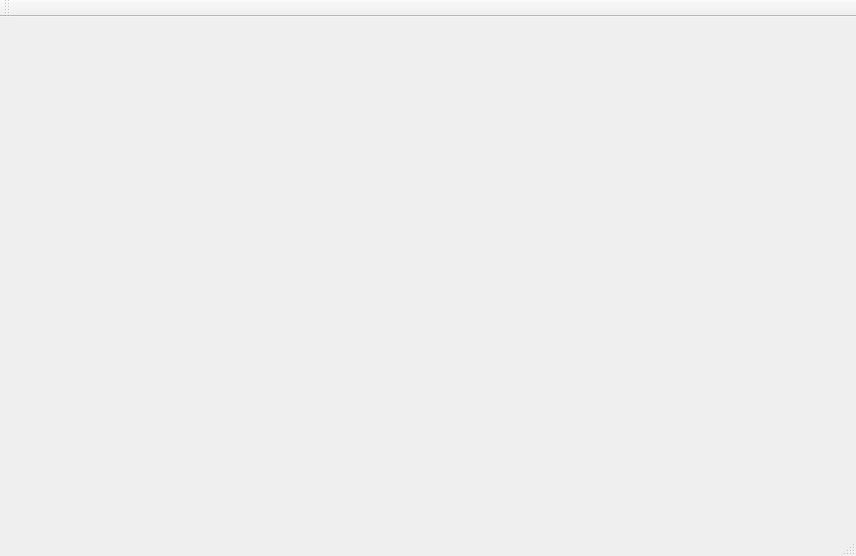
<?xml version="1.0" encoding="UTF-8"?>
<ui version="4.0">
 <class>MainWindow</class>
 <widget class="QMainWindow" name="MainWindow">
  <property name="geometry">
   <rect>
    <x>0</x>
    <y>0</y>
    <width>856</width>
    <height>556</height>
   </rect>
  </property>
  <property name="windowTitle">
   <string>MainWindow</string>
  </property>
  <widget class="QWidget" name="centralWidget">
   <layout class="QVBoxLayout" name="verticalLayout"/>
  </widget>
  <widget class="QMenuBar" name="menuBar">
   <property name="geometry">
    <rect>
     <x>0</x>
     <y>0</y>
     <width>856</width>
     <height>25</height>
    </rect>
   </property>
  </widget>
  <widget class="QToolBar" name="mainToolBar">
   <attribute name="toolBarArea">
    <enum>TopToolBarArea</enum>
   </attribute>
   <attribute name="toolBarBreak">
    <bool>false</bool>
   </attribute>
  </widget>
  <widget class="QStatusBar" name="statusBar"/>
 </widget>
 <layoutdefault spacing="6" margin="11"/>
 <resources/>
 <connections/>
</ui>
